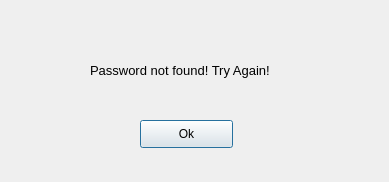
<?xml version="1.0" encoding="UTF-8"?>
<ui version="4.0">
 <class>PasswordNotFoundDialog</class>
 <widget class="QDialog" name="PasswordNotFoundDialog">
  <property name="geometry">
   <rect>
    <x>0</x>
    <y>0</y>
    <width>389</width>
    <height>182</height>
   </rect>
  </property>
  <property name="windowTitle">
   <string>Cooperative Editor - Password Not Found</string>
  </property>
  <widget class="QLabel" name="label">
   <property name="geometry">
    <rect>
     <x>90</x>
     <y>30</y>
     <width>331</width>
     <height>81</height>
    </rect>
   </property>
   <property name="text">
    <string>&lt;html&gt;&lt;head/&gt;&lt;body&gt;&lt;p&gt;&lt;span style=&quot; font-size:10pt;&quot;&gt;Password not found! Try Again!&lt;/span&gt;&lt;/p&gt;&lt;/body&gt;&lt;/html&gt;</string>
   </property>
  </widget>
  <widget class="QPushButton" name="pushButton">
   <property name="geometry">
    <rect>
     <x>140</x>
     <y>120</y>
     <width>93</width>
     <height>28</height>
    </rect>
   </property>
   <property name="text">
    <string>Ok</string>
   </property>
  </widget>
 </widget>
 <resources/>
 <connections/>
</ui>
